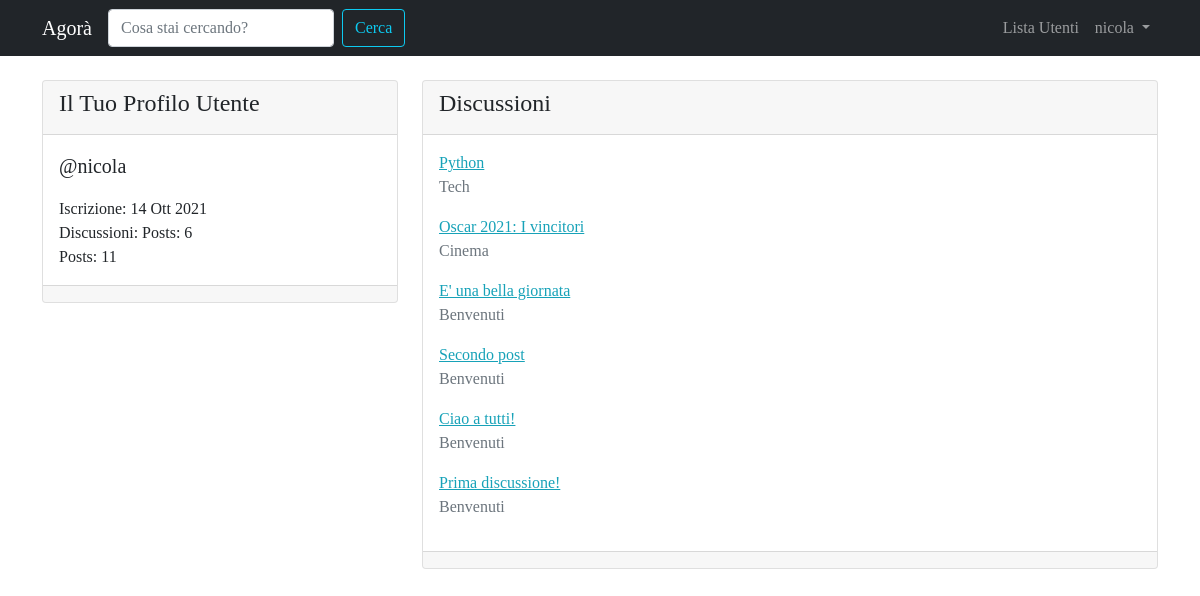
Screenshot of /user/nicola/ (signed in) with the database file from the repository.
### forum/models.py (models this page shows, shortened)
class Discussione(models.Model):
    titolo = models.CharField(max_length=120)
    data_creazione = models.DateTimeField(auto_now_add=True)
    autore_discussione = models.ForeignKey(User, on_delete=models.CASCADE, related_name="discussioni")
    sezione_appartenenza = models.ForeignKey(Sezione, on_delete=models.CASCADE)
    def get_absolute_url(self):
        return reverse("visualizza_discussione", kwargs={"pk": self.pk})
    class Meta:
        verbose_name = "Discussione"
        verbose_name_plural = "Discussioni"

class Sezione(models.Model):
    nome_sezione = models.CharField(max_length=80)
    descrizione = models.CharField(max_length=150, blank=True, null=True)
    logo_sezione = models.ImageField(blank=True, null=True)
    def __str__(self):
        return self.nome_sezione
    class Meta:
        verbose_name = "Sezione"
        verbose_name_plural = "Sezioni"

### core/views.py (the view)
# urls.py: path('user/<str:username>/', views.user_profile_view, name='user_profile'),
def user_profile_view(request, username):
    user = get_object_or_404(User, username=username)
    discussioni_utente = Discussione.objects.filter(autore_discussione=user).order_by("-pk")
    context = {'user': user, 'discussioni_utente': discussioni_utente}
    return render(request, 'core/user_profile.html', context)

### core/templates/core/user_profile.html (shortened to what this page needs)
{% extends 'base.html' %}
{% block content %}
<div class="row mt-3">
    <div class="col-4">
        <div class="card my-2">
            <div class="card-header">
                <h4>{% if request.user == user %}Il Tuo {% endif %}Profilo Utente</h4>
            </div>
            <div class="card-body">
                <p class="lead">@{{ user }}</p>
                <p class="mb-0">Iscrizione: {{ user.date_joined|date:"d M Y" }}</p>
                <p class="mb-0">Discussioni: Posts: {{ user.discussioni.count }}</p>
                <p class="mb-0">Posts: {{ user.posts.count }}</p>
            </div>
            <div class="card-footer"></div>
        </div>
    </div>
    <div class="col-8">
        <div class="card my-2">
            <div class="card-header">
                <h4>Discussioni</h4>
            </div>
            <div class="card-body">
                {% for discussione in discussioni_utente %}
                    <a href="{{ discussione.get_absolute_url }}">{{ discussione.titolo }}</a>
                    <p class="text-muted">{{ discussione.sezione_appartenenza }}</p>
                {% empty %}
                    {% if request.user != user %}
                        <p>{{ user }} non ha creato alcuna discussione! </p>
                    {% else %}
                        <p>Non hai creato alcuna discussione, inizia subito!</p>
                    {% endif %}
                {% endfor %}
            </div>
            <div class="card-footer"></div>
        </div>
    </div>
</div>
{% endblock content %}

### templates/base.html (shortened to what this page needs)
{% load static %}
<!doctype html>
<html lang="it">
  <head>
    <link href="https://cdn.jsdelivr.net/npm/bootstrap@5.1.3/dist/css/bootstrap.min.css" rel="stylesheet">
    <link rel="stylesheet" href="{% static 'css/agora.css' %}"/>
  </head>
  <body>
    <nav class="navbar navbar-expand-lg navbar-dark bg-dark">
      <div class="container">
          <a class="navbar-brand" href="/">Agorà</a>
          <div class="collapse navbar-collapse" id="navbarSupportedContent">
              <form class="d-flex" action="{% url 'funzione_cerca' %}" >
                <input name="q" class="form-control me-2" type="search" placeholder="Cosa stai cercando?" aria-label="Search">
                <button class="btn btn-outline-info" type="submit">Cerca</button>
              </form>
              <ul class="navbar-nav ms-auto">
              <li class="nav-item">
                <a class="nav-link" href="{% url 'user_list' %}"
                  >Lista Utenti </a
                >
              </li>
              {% if request.user.is_authenticated %}
              <li class="nav-item dropdown">
                <a
                  class="nav-link dropdown-toggle"
                  href="#"
                  id="navbarDropdown"
                  role="button"
                  data-bs-toggle="dropdown"
                  aria-haspopup="true"
                  aria-expanded="false"
                >
                  {{ request.user.username }}
                </a>
              </li>
              {% endif %}
            </ul>
          </div>
        </div>
    </nav>
    <div class="container">
      {% block content %}
      {% endblock content %}
    </div>
  </body>
</html>

### static-storage/css/agora.css (style rules this page uses)
body { font-family: 'Slabo 27px', serif; }
a, a:hover { color: #17a2b8; }

### rows the page displays
Discussione: titolo "Python", sezione_appartenenza "Tech"
Discussione: titolo "Oscar 2021: I vincitori", sezione_appartenenza "Cinema"
Discussione: titolo "E' una bella giornata", sezione_appartenenza "Benvenuti"
Discussione: titolo "Secondo post", sezione_appartenenza "Benvenuti"
Discussione: titolo "Ciao a tutti!", sezione_appartenenza "Benvenuti"
Discussione: titolo "Prima discussione!", sezione_appartenenza "Benvenuti"

### other values shown
{{ request.user.username }} "nicola"
{{ user }} "nicola"
{{ user.date_joined|date:"d M Y" }} "14 Ott 2021"
{{ user.discussioni.count }} "6"
{{ user.posts.count }} "11"
